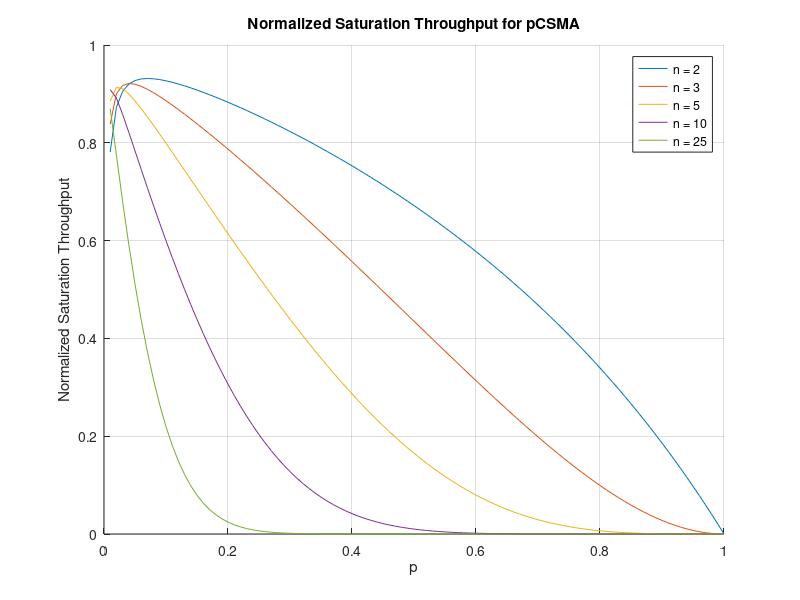
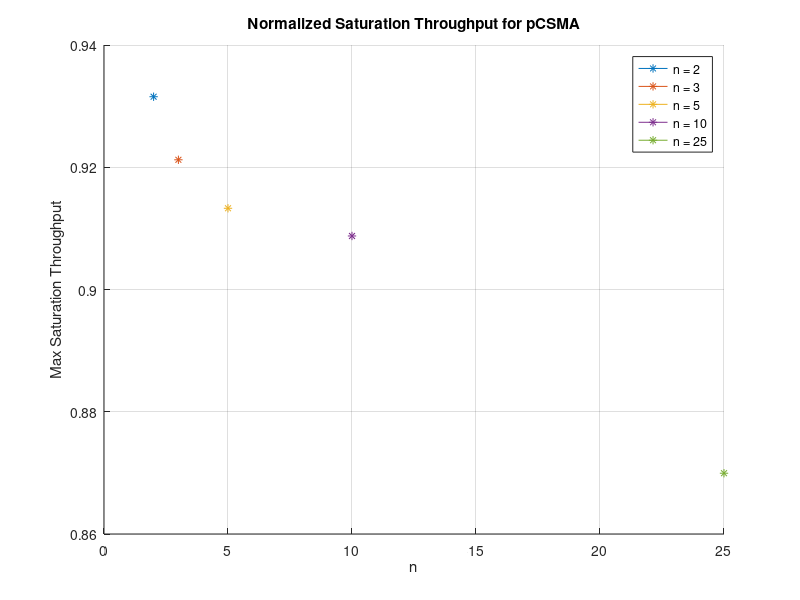

Recreate these plots in MATLAB, in order.
%Normalized Saturation Throughput
%p-persistent CSMA as function of p
%for different values of n
%
%d = 50 * 10^-6;
%Ts = 9000 * 10^-6;
%Tc = 8750 * 10^-6;
Ts=9000;
Tc=8750;
d=50; %slot time

%n=[2 3 5 10 25];
S=zeros(100,5);

%p_idle=(1-p)^n;
%p_succ=nchoosek(n,1)*p*(1-p)^(n-1);
%p_coll=1-(1-p)^n-n*p*(1-p)^(n-1);

%S=p_succ*Ts/(p_idle*d+p_coll*Tc)
ns=[2 3 5 10 25];
ps=0.01:0.01:1;
for n=1:length(ns)
    for p=1:length(ps)

        p_idle=(1-ps(p))^ns(n);
        p_succ=nchoosek(ns(n),1)*ps(p)*(1-ps(p))^(ns(n)-1);
        p_coll=1-(1-ps(p))^ns(n)-ns(n)*ps(p)*(1-ps(p))^(ns(n)-1);

        S(p,n)=p_succ*Ts/(p_idle*d+p_coll*Tc+p_succ*Ts);

    end
end

f1 = figure(1);
hold on;
grid on;
for n=1:length(ns) 
    plot(ps,S(:,n));
    fprintf('For n=%d, max saturation throughput is %.2f\n',ns(1,n),max(S(:,n)));
end
hold off;
legend('n = 2', 'n = 3', 'n = 5', 'n = 10','n = 25');
title('Normalized Saturation Throughput for pCSMA');
xlabel('p');
ylabel('Normalized Saturation Throughput');

f2 = figure(2);
hold on;
grid on;
for n=1:length(ns)    
    plot(ns(1,n),max(S(:,n)),'-*');
end
hold off;
legend('n = 2', 'n = 3', 'n = 5', 'n = 10','n = 25');
title('Normalized Saturation Throughput for pCSMA');
xlabel('n');
ylabel('Max Saturation Throughput');
%identify and plot optimal p parameter as function of n